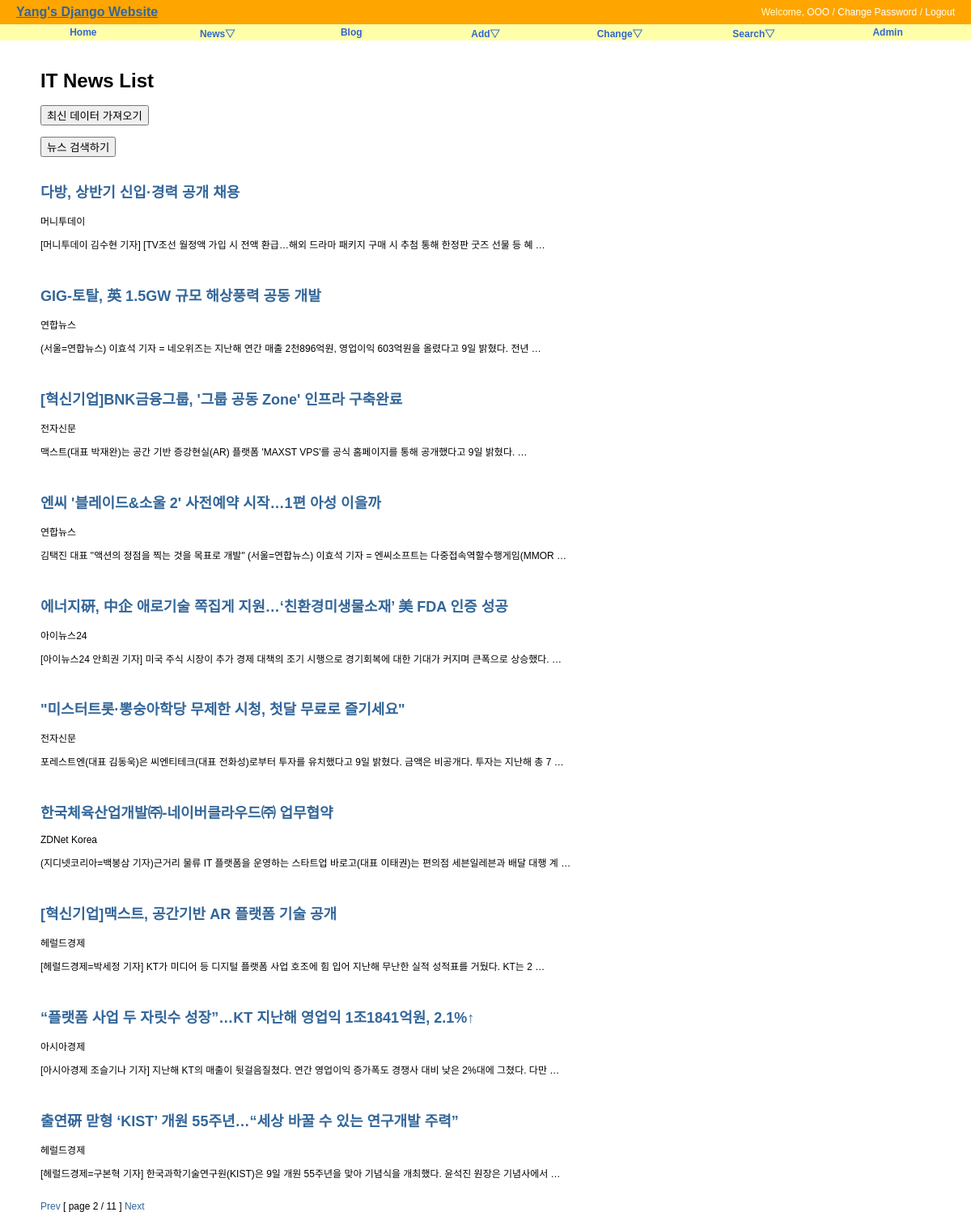
Screenshot of /news/?page=2 with the database file from the repository.
### news/models.py (models this page shows, shortened)
class New(models.Model):
    title = models.CharField('TITLE', max_length=300, help_text='news title')
    writer = models.CharField('WRITER', max_length=100, help_text='publisher')
    preview = models.TextField('PREVIEW', unique=True)
    published_date = models.DateTimeField(default=timezone.now)
    class Meta:
        verbose_name = 'new'
        verbose_name_plural = 'news'
        db_table = 'news_new'
        ordering = ('-published_date',)

### news/views.py (the view)
# urls.py: path('', NewsLV.as_view(), name='index'),
class NewsLV(ListView):
    model = New
    template_name = "news/news_all.html"
    context_object_name = "news"
    paginate_by = 10

### news/templates/news/news_all.html (shortened to what this page needs)
{% extends "base.html" %}
{% block content %}
<div id="content">
  <h1>IT News List</h1>
  <form action="{% url "news:news_list" %}" method="POST">
    <input type="submit" value="최신 데이터 가져오기" />
  </form><br/>
  <form action="{% url "news:search" %}" method="POST">
    <input type="submit" value="뉴스 검색하기" />
  </form><br/>
  {% for new in news %}
  <h2><a href="{% url 'news:news_detail' new.id %}">
      {{ new.title }}</a></h2>
      {{ new.writer}}
      <p>{{ new.preview }}</p>
      <br/>
  {% endfor %}
  <div>
    {% if page_obj.has_previous %}
    <a href="?page={{ page_obj.previous_page_number }}">Prev</a>
    {% endif %} [ page {{ page_obj.number }} / {{page_obj.paginator.num_pages }} ]
    {% if page_obj.has_next %}
    <a href="?page={{ page_obj.next_page_number }}">Next</a>
    {% endif %}
  </div>
</div>
{% endblock %}

### static/css/base.css (style rules this page uses)
body { font-family: "Lucida Grande", Verdana, Arial, sans-serif; font-size: 12px; }
div#content { position: absolute; top: 70px; left: 50px; right: 50px; }
a:link, a:visited { color: #369; text-decoration: none; }

### rows the page displays
New: title "다방, 상반기 신입·경력 공개 채용", writer "머니투데이", preview "[머니투데이 김수현 기자] [TV조선 월정액 가입 시 전액 환급…해외 드라마 패키지 구매 시 추첨 통해 한정판 굿즈 선물 등 혜 …"
New: title "GIG-토탈, 英 1.5GW 규모 해상풍력 공동 개발", writer "연합뉴스", preview "(서울=연합뉴스) 이효석 기자 = 네오위즈는 지난해 연간 매출 2천896억원, 영업이익 603억원을 올렸다고 9일 밝혔다. 전년 …"
New: title "[혁신기업]BNK금융그룹, '그룹 공동 Zone' 인프라 구축완료", writer "전자신문", preview "맥스트(대표 박재완)는 공간 기반 증강현실(AR) 플랫폼 'MAXST VPS'를 공식 홈페이지를 통해 공개했다고 9일 밝혔다. …"
New: title "엔씨 '블레이드&소울 2' 사전예약 시작…1편 아성 이을까", writer "연합뉴스", preview "김택진 대표 \"액션의 정점을 찍는 것을 목표로 개발\" (서울=연합뉴스) 이효석 기자 = 엔씨소프트는 다중접속역할수행게임(MMOR …"
New: title "에너지硏, 中企 애로기술 쪽집게 지원…‘친환경미생물소재’ 美 FDA 인증 성공", writer "아이뉴스24", preview "[아이뉴스24 안희권 기자] 미국 주식 시장이 추가 경제 대책의 조기 시행으로 경기회복에 대한 기대가 커지며 큰폭으로 상승했다. …"
New: title "\"미스터트롯·뽕숭아학당 무제한 시청, 첫달 무료로 즐기세요\"", writer "전자신문", preview "포레스트엔(대표 김동욱)은 씨엔티테크(대표 전화성)로부터 투자를 유치했다고 9일 밝혔다. 금액은 비공개다. 투자는 지난해 총 7 …"
New: title "한국체육산업개발㈜-네이버클라우드㈜ 업무협약", writer "ZDNet Korea", preview "(지디넷코리아=백봉삼 기자)근거리 물류 IT 플랫폼을 운영하는 스타트업 바로고(대표 이태권)는 편의점 세븐일레븐과 배달 대행 계 …"
New: title "[혁신기업]맥스트, 공간기반 AR 플랫폼 기술 공개", writer "헤럴드경제", preview "[헤럴드경제=박세정 기자] KT가 미디어 등 디지털 플랫폼 사업 호조에 힘 입어 지난해 무난한 실적 성적표를 거뒀다. KT는 2 …"
New: title "“플랫폼 사업 두 자릿수 성장”…KT 지난해 영업익 1조1841억원, 2.1%↑", writer "아시아경제", preview "[아시아경제 조슬기나 기자] 지난해 KT의 매출이 뒷걸음질쳤다. 연간 영업이익 증가폭도 경쟁사 대비 낮은 2%대에 그쳤다. 다만 …"
New: title "출연硏 맏형 ‘KIST’ 개원 55주년…“세상 바꿀 수 있는 연구개발 주력”", writer "헤럴드경제", preview "[헤럴드경제=구본혁 기자] 한국과학기술연구원(KIST)은 9일 개원 55주년을 맞아 기념식을 개최했다. 윤석진 원장은 기념사에서 …"

### other values shown
{{ page_obj.number }} "2"
{{ page_obj.paginator.num_pages }} "11"
